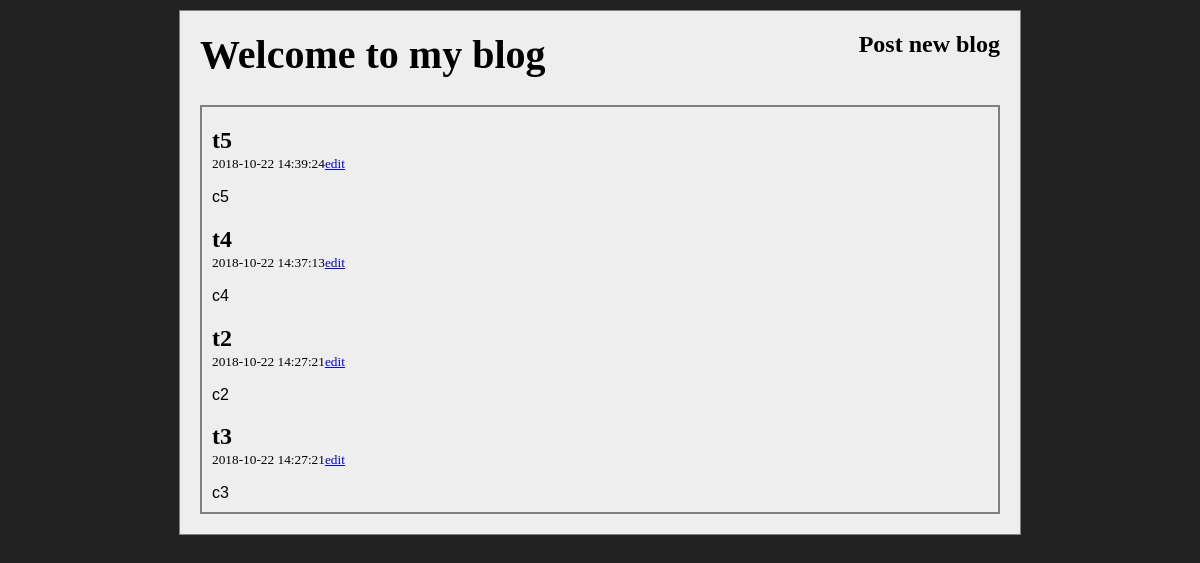
/blog (signed in), run on an earlier commit of the app's database.
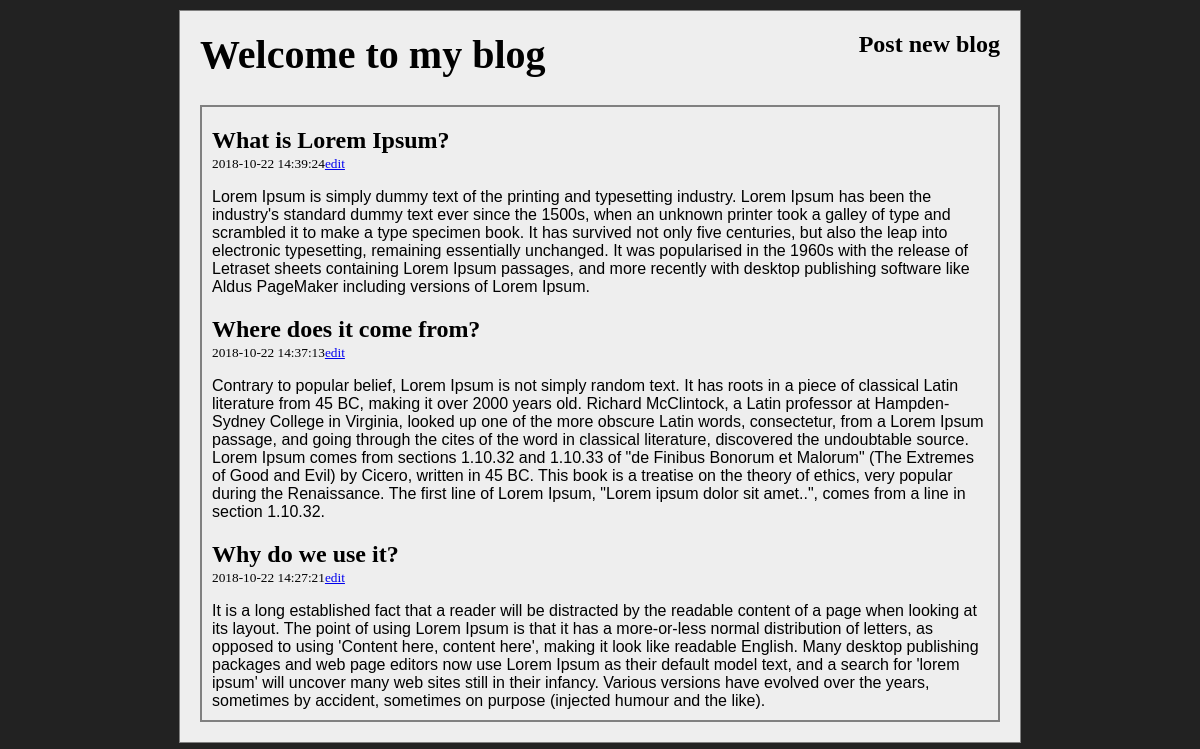
And on a later commit of the database.
### tables this page shows
CREATE TABLE Posts (  Id           INTEGER PRIMARY KEY AUTOINCREMENT,  Author       INTEGER NOT NULL,  Time         TIMESTAMP NOT NULL DEFAULT CURRENT_TIMESTAMP,  Title        TEXT NOT NULL,  Content         TEXT NOT NULL,  FOREIGN KEY (Author) REFERENCES Users (id));

### server.py (the view)
@app.route('/blog/<id>')
@app.route('/blog', defaults={'id': ''})
def blog(id):
    author = session['User'];
    if '' != id:
        return render_template("blog.html", data=fetch_blog_single(id, author))
    else:
        return render_template("blog.html", data=fetch_blog_all(author))

### db.py (called while the page is built)
def fetch_blog_all(author):
    db = sqlite3.connect('database.db')
    db.row_factory = sqlite3.Row
    c = db.cursor()
    record = c.execute(
        'SELECT p.Id, Title, Content, Time, Author, UserName'
        ' FROM  Posts p JOIN Users u ON p.Author = u.Id'
        ' WHERE p.Author = ?'
        ' ORDER BY Time DESC', str(author)
    ).fetchall()
    db.close()
    return [dict(row) for row in record]

### templates/blog.html (shortened to what this page needs)
<!DOCTYPE html>
<html lang="en">
	<head>
        {% if blogs|length == 1 %}
            {% set TextHeadingRight = blogs[0]['Title']  %}
            {% set LinkHeadingRight = '/blog/' + blogs[0]['Id'] %}
            {% set TextHeadingLeft = 'Back to all blog' %}
            {% set LinkHeadingLeft = '/blog' %}
        {% else %}
            {% set TextHeadingRight = 'Post new blog' %}
            {% set LinkHeadingRight = '/edit' %}
            {% set TextHeadingLeft = 'Welcome to my blog' %}
            {% set LinkHeadingLeft = '/blog' %}
        {% endif %}
		<link rel="stylesheet" href="{{ url_for('static', filename='style.css') }}" type="text/css">
	</head>
	<body>
		<div id="wrapper">
            <div id="header">
                <h1 class="small-header right"><a href="{{ LinkHeadingRight }}">{{ TextHeadingRight }}</a></h1>
                <h1><a href="{{ LinkHeadingLeft }}">{{ TextHeadingLeft }}</a></h1>
            </div>
			<div id="all_blogs">
                {% for post in data %}
                    <div class="blog_post">
                        <h2><a href="/blog/{{ post['Id'] }}">{{ post['Title'] }}</a></h2>
                        <p><small>{{ post['Time'] }}<a href="/edit/{{ post['Id'] }}">edit</a></small></p>
                        <div class="blog_content">{{ post['Content'] }}</div>
                    </div>
                {% endfor %}
			</div>
		</div>
	</body>
</html>

### static/style.css (style rules this page uses)
body { text-align: center; background: #222222; }
#wrapper { width: 800px; margin: 10px auto; text-align: left; border: 1px solid grey; padding: 20px; background: #EEEEEE; }
div.blog_post h2 a, div#header h1 a { text-decoration: none; color: black; }
div#header h1 { margin-top: 0; font-size: 2.5em; }
div#header h1.small-header { float: right; margin-top: 0; font-size: 1.5em; }
div.blog_post h2 { margin-bottom: 0; }
div.blog_post p { margin-top: 0; }
div#all_blogs { border: 2px solid grey; padding: 0 10px 10px 10px; }
h1, h2 { font-family: Cambria, times, serif; }
div.blog_content { font-family: Calibri, sans-serif; }

What changed in the data, as far as the page shows it:
removed Posts: Title "t3", Time "2018-10-22 14:27:21", Content "c3"
changed Posts: Title "t5" → "What is Lorem Ipsum?"; Content "c5" → "Lorem Ipsum is simply dummy text of the printing and typesetting industry. Lorem Ipsum has been the industry's standard dummy text ever since the 1500s, when an unknown printer took a galley of type and scrambled it to make a type specimen book. It has survived not only five centuries, but also the leap into electronic typesetting, remaining essentially unchanged. It was popularised in the 1960s with the release of Letraset sheets containing Lorem Ipsum passages, and more recently with desktop publishing software like Aldus PageMaker including versions of Lorem Ipsum."
changed Posts: Title "t4" → "Where does it come from?"; Content "c4" → "Contrary to popular belief, Lorem Ipsum is not simply random text. It has roots in a piece of classical Latin literature from 45 BC, making it over 2000 years old. Richard McClintock, a Latin professor at Hampden-Sydney College in Virginia, looked up one of the more obscure Latin words, consectetur, from a Lorem Ipsum passage, and going through the cites of the word in classical literature, discovered the undoubtable source. Lorem Ipsum comes from sections 1.10.32 and 1.10.33 of \"de Finibus Bonorum et Malorum\" (The Extremes of Good and Evil) by Cicero, written in 45 BC. This book is a treatise on the theory of ethics, very popular during the Renaissance. The first line of Lorem Ipsum,…"
changed Posts: Title "t2" → "Why do we use it?"; Content "c2" → "It is a long established fact that a reader will be distracted by the readable content of a page when looking at its layout. The point of using Lorem Ipsum is that it has a more-or-less normal distribution of letters, as opposed to using 'Content here, content here', making it look like readable English. Many desktop publishing packages and web page editors now use Lorem Ipsum as their default model text, and a search for 'lorem ipsum' will uncover many web sites still in their infancy. Various versions have evolved over the years, sometimes by accident, sometimes on purpose (injected humour and the like)."
